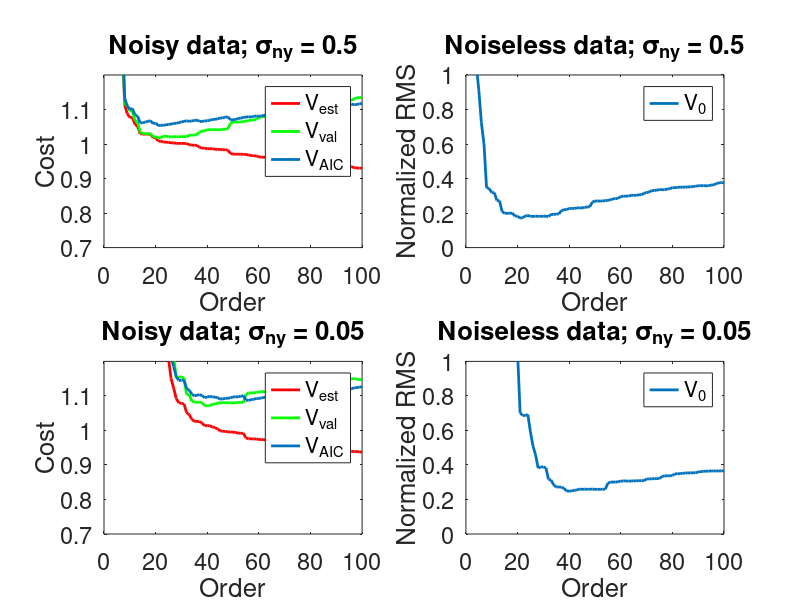
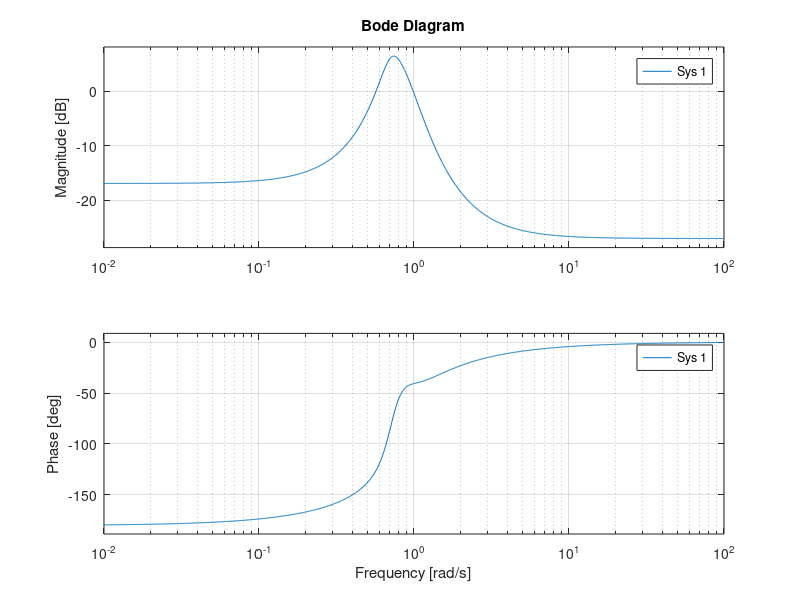

These figures' MATLAB source, in order:
%--------------------------------------------------------------------------
% Marie Valenduc and Willem Melis (November 2016) 
% System identification and modeling - Session 2
%--------------------------------------------------------------------------
clear all; close all;

% data
N_est = 1000;                               % size of the estimation set
N_val = 10000;                              % size of the validation set
N = N_est + N_val; 
index_est = 1:N_est;
index_val = N_est+1:N;
stdev_u0 = 1;
stdev_ny = 0.5;

[b,a] = cheby1(3,0.5,[2*0.15 2*0.3]);      % transfer function G0

for k =1:2:3
    % generation of the data
    u0 = stdev_u0*randn(N,1);               % input
    ny = stdev_ny*randn(N,1);               % noise on the ouput
    y0 = filter(b,a,u0);                    % noiseless on the ouput
    y = y0 + ny;                            % noisy ouput
    
    for order = 1:100
        % building matrix K(u0)
        t = toeplitz(u0(index_est));
        K = tril(t);
        K = K(:,1:order);
        
        % solving the system
        g = K\y(index_est);
        
        % output of the FIR system
        y_hat = filter(g,1,u0);

        % computing the least squares cost functions V_LS
        % based on the estimation set
        V_LS_est(order) = sum((y(index_est) - y_hat(1:N_est)).^2)/N_est; 
        % based on the validation set
        V_LS_val(order) = sum((y(index_val) - y_hat(N_est+1:N_est+N_val)).^2)/N_val;
        
        % computing the Akaike cost function V_AIC (based on the estimation
        % set !)
        V_AIC(order) = V_LS_est(order)*(1+2*(order+1)/N_est);
        
        % computing the error V_0
        V_0(order) = sum((y0(index_val) - y_hat(index_val)).^2)/N_val;       
    end
    
    disp(['- - - Results for sigma_ny = ',num2str(stdev_ny)]);
    [~,indexmin] = min(V_AIC);
    disp(['The optimal order given by the AIC is ',num2str(indexmin)]);
    
    [~,indexmin] = min(V_LS_val);
    disp(['The optimal order given by the validation set is ',num2str(indexmin)]);
    
    figure(1); subplot(2,2,k)
    plot(V_LS_est./stdev_ny^2,'r','LineWidth',2); hold all;
    plot(V_LS_val./stdev_ny^2,'g','LineWidth',2); hold all;
    plot(V_AIC./stdev_ny^2,'LineWidth',2)
    set(gca, 'fontsize', 17);
    xlim([0,100]); ylim([0.7, 1.2]);
    ylabel('Cost'); xlabel('Order');
    legend('V_{est}','V_{val}','V_{AIC}');
    if(k==1) title('Noisy data; \sigma_{ny} = 0.5'); 
    elseif(k==3) title('Noisy data; \sigma_{ny} = 0.05'); 
    end
    
    figure(1); subplot(2,2,k+1)
    plot(sqrt(V_0/stdev_ny^2),'LineWidth',2)
    set(gca, 'fontsize', 17);
    xlim([0,100]); ylim([0, 1]);
    ylabel('Normalized RMS'); xlabel('Order');
    legend('V_0');
    if(k==1) title('Noiseless data; \sigma_{ny} = 0.5'); 
    elseif(k==3) title('Noiseless data; \sigma_{ny} = 0.05'); 
    end
    
    stdev_ny = 0.05;                        % for second experiment
end

figure(2); bode(tf(b,a));
